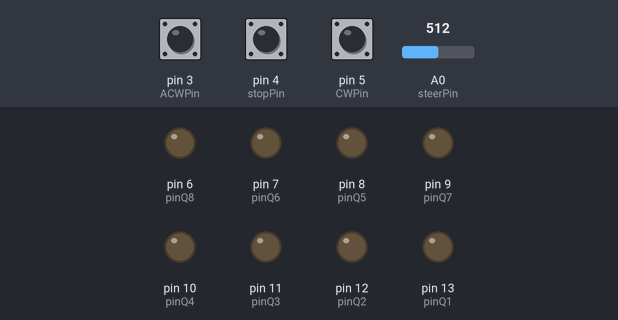
Bench run of a sketch on a simulated Arduino Uno, built with avr-gcc and run on an emulated ATmega328P. On the bench: output pins drawn as LEDs (lit = HIGH). Inputs (shaded band) come from the test bench; at power-on: pin 3 (ACWPin) HIGH, pin 4 (stopPin) HIGH, pin 5 (CWPin) HIGH, A0 (steerPin) = 512.

Above: at 1.2 s.
1.3 s: pin 3 (ACWPin) pulled LOW for 0.15 s
At 2.1 s:
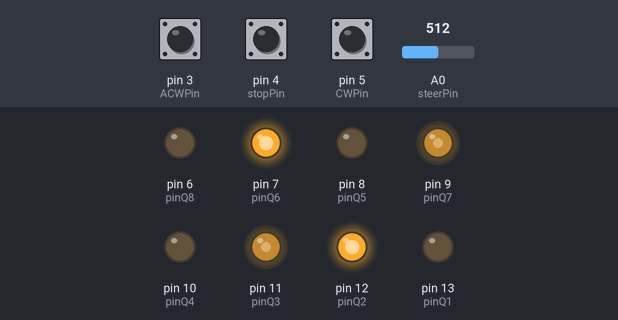
2.9 s: pin 4 (stopPin) pulled LOW for 0.15 s
At 3.3 s:
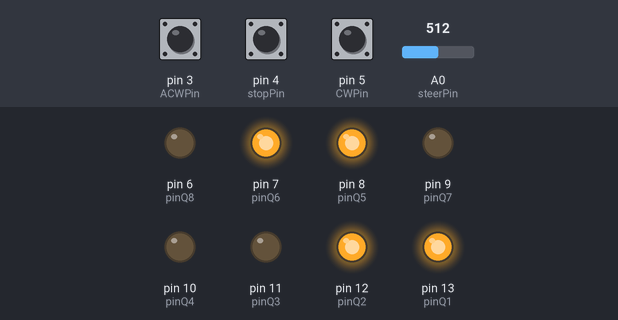
4.5 s: pin 5 (CWPin) pulled LOW for 0.15 s
At 5.7 s:
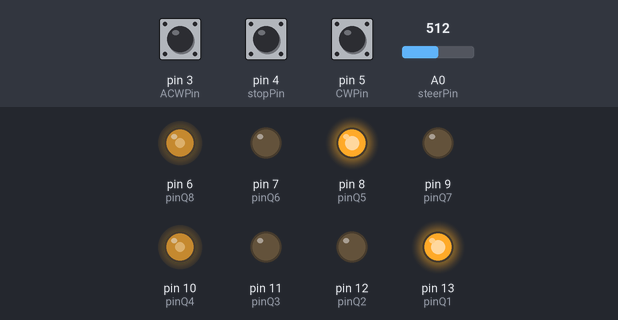
6.1 s: pin 3 (ACWPin) pulled LOW for 1 s
At 7.0 s:
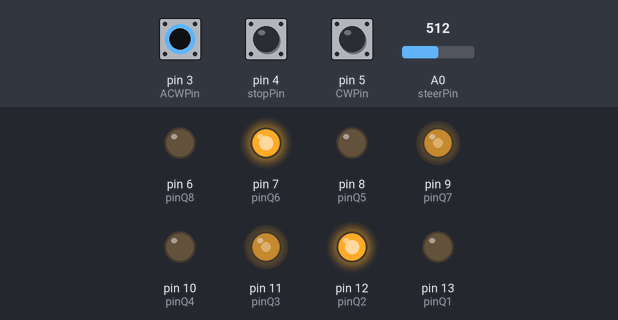
8.6 s: pin 4 (stopPin) pulled LOW for 1 s
At 8.9 s:
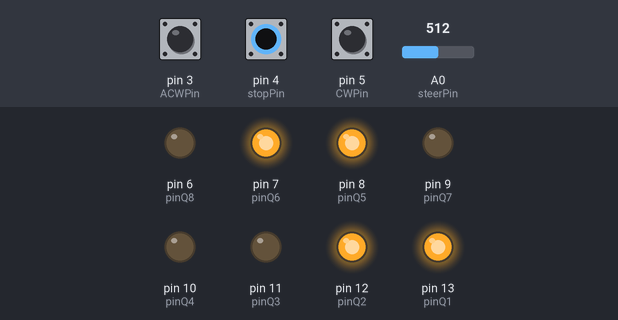
11.1 s: pin 3 (ACWPin) pulled LOW for 3.2 s
At 12.0 s:
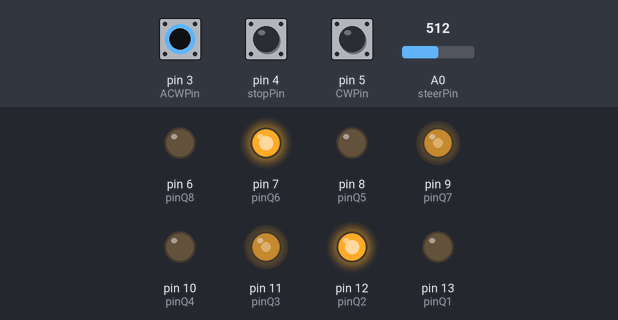
Timing chart, 0 to 14.1 s (numbered marks = the images above; inputs shaded):
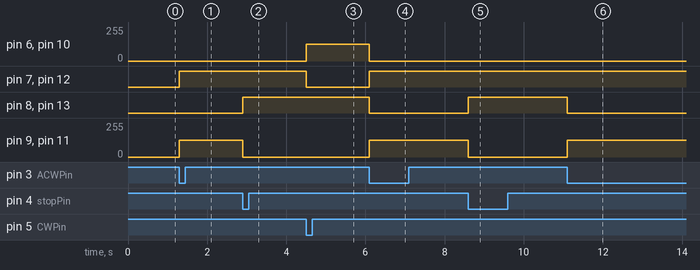

Measured:
- after the input at 1.3 s, pin 7 (pinQ6), pin 12 (pinQ2): LOW → HIGH at once; pin 9 (pinQ7), pin 11 (pinQ3): 0/255 → 126/255 at once
- after the input at 2.9 s, pin 8 (pinQ5), pin 13 (pinQ1): LOW → HIGH at once; pin 9 (pinQ7), pin 11 (pinQ3): 126/255 → 0/255 at once
- after the input at 4.5 s, pin 6 (pinQ8), pin 10 (pinQ4): 0/255 → 126/255 at once; pin 7 (pinQ6), pin 12 (pinQ2): HIGH → LOW at once
- after the input at 6.1 s, pin 6 (pinQ8), pin 10 (pinQ4): 126/255 → 0/255 at once; pin 7 (pinQ6), pin 12 (pinQ2): LOW → HIGH at once; pin 8 (pinQ5), pin 13 (pinQ1): HIGH → LOW at once; pin 9 (pinQ7), pin 11 (pinQ3): 0/255 → 126/255 at once
- after the input at 8.6 s, pin 8 (pinQ5), pin 13 (pinQ1): LOW → HIGH at once; pin 9 (pinQ7), pin 11 (pinQ3): 126/255 → 0/255 at once
- after the input at 11.1 s, pin 8 (pinQ5), pin 13 (pinQ1): HIGH → LOW at once; pin 9 (pinQ7), pin 11 (pinQ3): 0/255 → 126/255 at once

The sketch:

PS2_ED.ino
```cpp
#include <math.h>

#define pinQ1 13
#define pinQ2 12
#define pinQ3 11
#define pinQ4 10
#define pinQ5 8
#define pinQ6 7
#define pinQ7 9
#define pinQ8 6

#define steerPin A0
#define CWPin 5
#define stopPin 4
#define ACWPin 3

int steerAngle;
float v = 0.56, L = 0.15, d = 0.30, r = 0.06;
float wL, wR;
void setup() {

  pinMode(pinQ1, OUTPUT);
  pinMode(pinQ2, OUTPUT);
  pinMode(pinQ3, OUTPUT);
  pinMode(pinQ4, OUTPUT);
  pinMode(pinQ5, OUTPUT);
  pinMode(pinQ6, OUTPUT);
  pinMode(pinQ7, OUTPUT);
  pinMode(pinQ8, OUTPUT);
  pinMode(CWPin, INPUT_PULLUP);
  pinMode(stopPin, INPUT_PULLUP);
  pinMode(ACWPin, INPUT_PULLUP);

}

void loop() {

  steerAngle = map(analogRead(steerPin), 0, 1023, -45, 45);
  float radAngle = steerAngle * (PI/180.0);

  if(radAngle<0) {
    float radius = L/tan(-radAngle);
    wL = (v*(radius-(d/2))*tan(-radAngle))/(L*r);
    wR = (v*(radius+(d/2))*tan(-radAngle))/(L*r);
  }
  else if(radAngle>0) {
    float radius = L/tan(radAngle);
    wL = (v*(radius+(d/2))*tan(radAngle))/(L*r);
    wR = (v*(radius-(d/2))*tan(radAngle))/(L*r);
  }
  else {
    wL = v/r;
    wR = v/r;
  }
  float rpmL = wL*60/(2*PI);
  float rpmR = wR*60/(2*PI);


  int PWMSpeedL = rpmL*255.0/180.0;
  PWMSpeedL = constrain(PWMSpeedL, 0, 255);

  int PWMSpeedR = rpmR*255.0/180.0;
  PWMSpeedR = constrain(PWMSpeedR, 0, 255);
  Serial.println(PWMSpeedL);

  if(digitalRead(CWPin)==LOW) {
    digitalWrite(pinQ1, HIGH);
    digitalWrite(pinQ2, LOW);
    analogWrite(pinQ3, 0);
    analogWrite(pinQ4, PWMSpeedL);
    digitalWrite(pinQ5, HIGH);
    digitalWrite(pinQ6, LOW);
    analogWrite(pinQ7, 0);
    analogWrite(pinQ8, PWMSpeedR);

  }
  else if(digitalRead(stopPin)==LOW) {
    digitalWrite(pinQ1, HIGH);
    digitalWrite(pinQ2, HIGH);
    analogWrite(pinQ3, 0);
    analogWrite(pinQ4, 0);
    digitalWrite(pinQ5, HIGH);
    digitalWrite(pinQ6, HIGH);
    analogWrite(pinQ7, 0);
    analogWrite(pinQ8, 0);

  }
  else if(digitalRead(ACWPin)==LOW) {
    digitalWrite(pinQ1, LOW);
    digitalWrite(pinQ2, HIGH);
    analogWrite(pinQ3, PWMSpeedL);
    analogWrite(pinQ4, 0);
    digitalWrite(pinQ5, LOW);
    digitalWrite(pinQ6, HIGH);
    analogWrite(pinQ7, PWMSpeedR);
    analogWrite(pinQ8, 0);

  }

}
```
